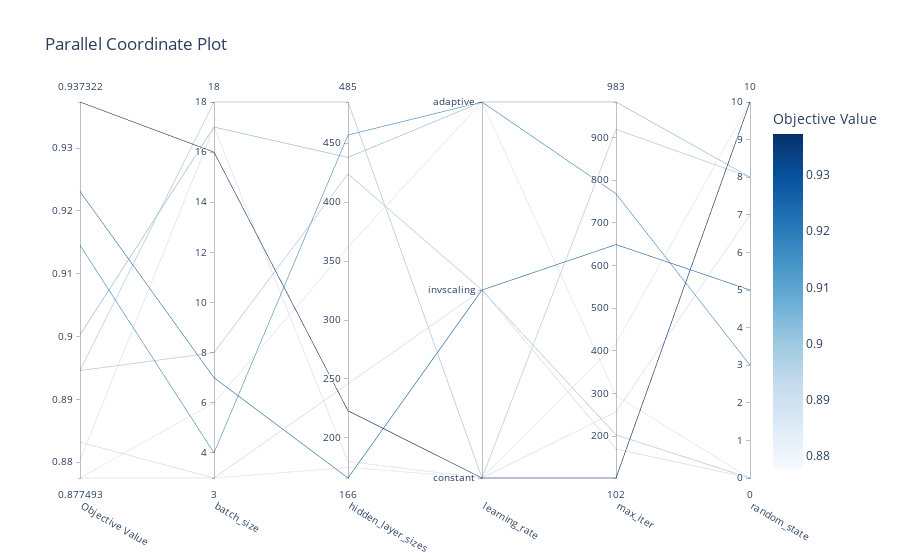

Write notebook code for a chart like this one.
### Code cell
from matplotlib import pyplot as plt
fig_study = optuna.visualization.plot_parallel_coordinate(study, params=["hidden_layer_sizes", "learning_rate","random_state","max_iter","batch_size"])
fig_study.show()

### Figure 1 — Plotly figure (JSON) as saved in the notebook; plotly's stock layout.template omitted (floating-point values rounded to 4 significant figures)
{"data": [{"dimensions": [{"label": "Objective Value", "range": [0.8775, 0.9373], "values": [0.8946, 0.8803, 0.8946, 0.9003, 0.8775, 0.9373, 0.9145, 0.8832, 0.9231, 0.8775]}, {"label": "batch_size", "range": [3, 18], "values": [18, 17, 8, 17, 6, 16, 4, 3, 7, 3]}, {"label": "hidden_layer_sizes", "range": [166, 485], "values": [485, 180, 424, 438, 362, 223, 457, 246, 166, 175]}, {"label": "learning_rate", "range": [0, 2], "ticktext": ["constant", "invscaling", "adaptive"], "tickvals": [0, 1, 2], "values": [0, 0, 1, 2, 2, 0, 2, 1, 1, 0]}, {"label": "max_iter", "range": [102, 983], "values": [919, 257, 203, 983, 295, 102, 768, 170, 649, 417]}, {"label": "random_state", "range": [0, 10], "values": [8, 7, 0, 8, 0, 10, 3, 0, 5, 10]}], "labelangle": 30, "labelside": "bottom", "line": {"color": [0.8946, 0.8803, 0.8946, 0.9003, 0.8775, 0.9373, 0.9145, 0.8832, 0.9231, 0.8775], "colorbar": {"title": {"text": "Objective Value"}}, "colorscale": [[0, "rgb(247,251,255)"], [0.125, "rgb(222,235,247)"], [0.25, "rgb(198,219,239)"], [0.375, "rgb(158,202,225)"], [0.5, "rgb(107,174,214)"], [0.625, "rgb(66,146,198)"], [0.75, "rgb(33,113,181)"], [0.875, "rgb(8,81,156)"], [1, "rgb(8,48,107)"]], "reversescale": false, "showscale": true}, "type": "parcoords"}], "layout": {"title": {"text": "Parallel Coordinate Plot"}}}
